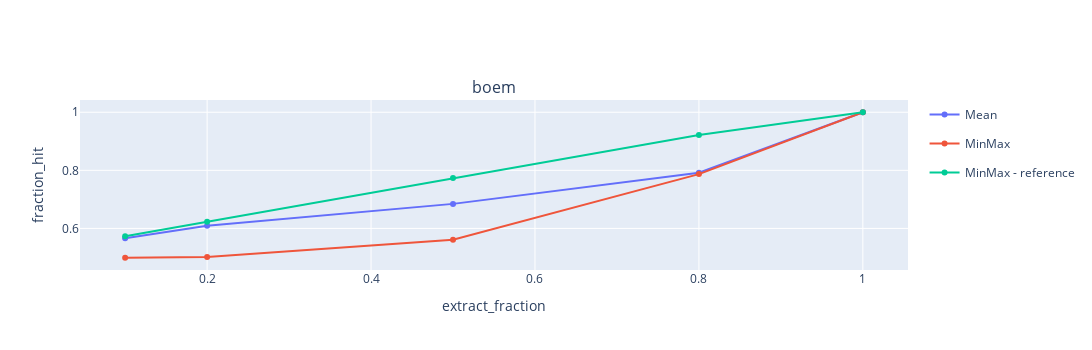

Write notebook code for a chart like this one.
### Code cell
for list_experiment in list_list_experiment:
    for experiment in list_experiment:
        print(experiment)
from plotly.subplots import make_subplots
import plotly.express as px
import plotly.graph_objects as go

def plot_experiment_privacy_one_sample_dma(list_list_experiment):
    xaxis = "extract_fraction"
    yaxis = "fraction_hit"
    trace_axis = "estimator_name"
    list_split_rows = []
    list_split_cols = []
    list_split_trace = []

    list_subplot_titles = ["boem"]
    fig = make_subplots(rows=1, cols=1, shared_yaxes=True, subplot_titles=list_subplot_titles)
    dict_line = {}
    for i_trace, list_experiment in enumerate(list_list_experiment):
        add_trace_experiment(
            fig,
            1,
            1,
            xaxis,
            yaxis,
            trace_axis,
            True,
            dict_line,
            list_experiment,
        )
    fig["layout"]["xaxis"]["title"] = xaxis
    for i in range(1 - 1):
        fig["layout"][f"xaxis{i+2}"]["title"] =xaxis
    fig["layout"]["yaxis"]["title"] = yaxis
    fig.update_layout(height=350, width=1200, showlegend=True)
    fig.show()



def add_trace_experiment(
    fig,
    index_row: int,
    index_col: int,
    attribute_x: str,
    attribute_y: str,
    attribute_name: str,
    show_legend: bool,
    dict_line: dict,
    list_experiment: List[dict],
):
    print("")
    print(list_experiment)
    name = list_experiment[0]["parameter"][attribute_name]
    # gather data
    list_x = []
    list_y = []
    for experiment in list_experiment:
        list_x.append(experiment["parameter"][attribute_x])
        list_y.append(experiment["result"][attribute_y])
    # sort
    list_x_sorted = [x for x, y in sorted(zip(list_x, list_y), key=lambda pair: pair[0])]
    list_y_sorted = [y for x, y in sorted(zip(list_x, list_y), key=lambda pair: pair[0])]
    # plot
    # go_power = go.Scatter(
    #     x=list_x_sorted,
    #     y=list_y_sorted,
    #     name=name,
    #     line=dict(color="#0000ff"),
    # )
    if name not in dict_line:
        line = dict(color=px.colors.qualitative.Plotly[len(dict_line)])
        dict_line[name] = line

    line = dict_line[name]
    go_power = go.Scatter(
        x=list_x_sorted, y=list_y_sorted, name=name, legendgroup=name, showlegend=show_legend, line=line
    )
    fig.add_trace(go_power, row=index_row, col=index_col)

plot_experiment_privacy_one_sample_dma(list_list_experiment)

### Figure 1 — Plotly figure (JSON) as saved in the notebook; plotly's stock layout.template omitted (floating-point values rounded to 4 significant figures)
{"data": [{"legendgroup": "Mean", "line": {"color": "#636EFA"}, "name": "Mean", "showlegend": true, "type": "scatter", "x": [0.1, 0.2, 0.5, 0.8, 1], "xaxis": "x", "y": [0.566, 0.6095, 0.6845, 0.7915, 1], "yaxis": "y"}, {"legendgroup": "MinMax", "line": {"color": "#EF553B"}, "name": "MinMax", "showlegend": true, "type": "scatter", "x": [0.1, 0.2, 0.5, 0.8, 1], "xaxis": "x", "y": [0.499, 0.502, 0.561, 0.787, 1], "yaxis": "y"}, {"legendgroup": "MinMax - reference", "line": {"color": "#00CC96"}, "name": "MinMax - reference", "showlegend": true, "type": "scatter", "x": [0.1, 0.2, 0.5, 0.8, 1], "xaxis": "x", "y": [0.573, 0.623, 0.7735, 0.9215, 1], "yaxis": "y"}], "layout": {"annotations": [{"font": {"size": 16}, "showarrow": false, "text": "boem", "x": 0.5, "xanchor": "center", "xref": "paper", "y": 1, "yanchor": "bottom", "yref": "paper"}], "height": 350, "showlegend": true, "width": 1200, "xaxis": {"anchor": "y", "domain": [0, 1], "title": {"text": "extract_fraction"}}, "yaxis": {"anchor": "x", "domain": [0, 1], "title": {"text": "fraction_hit"}}}}
